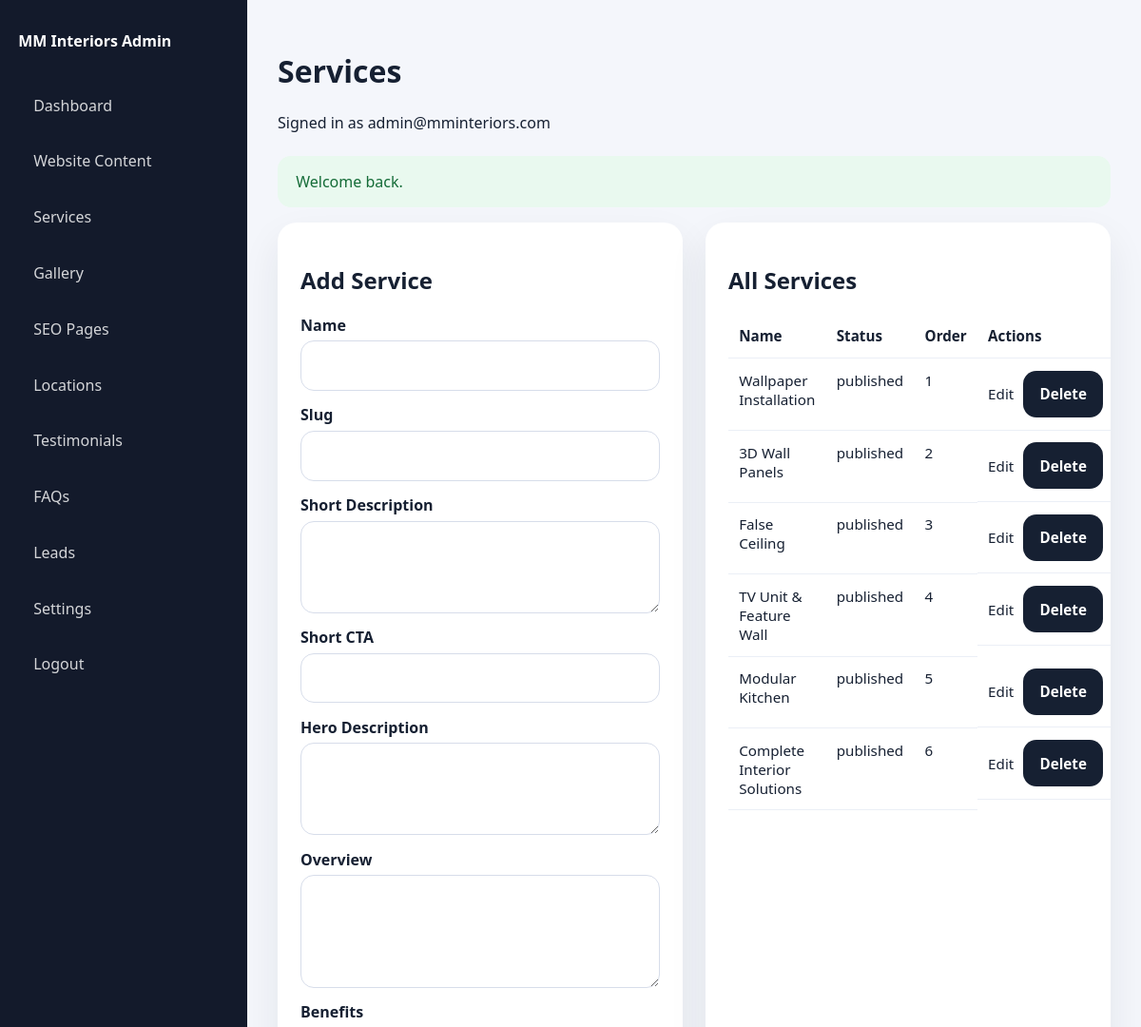
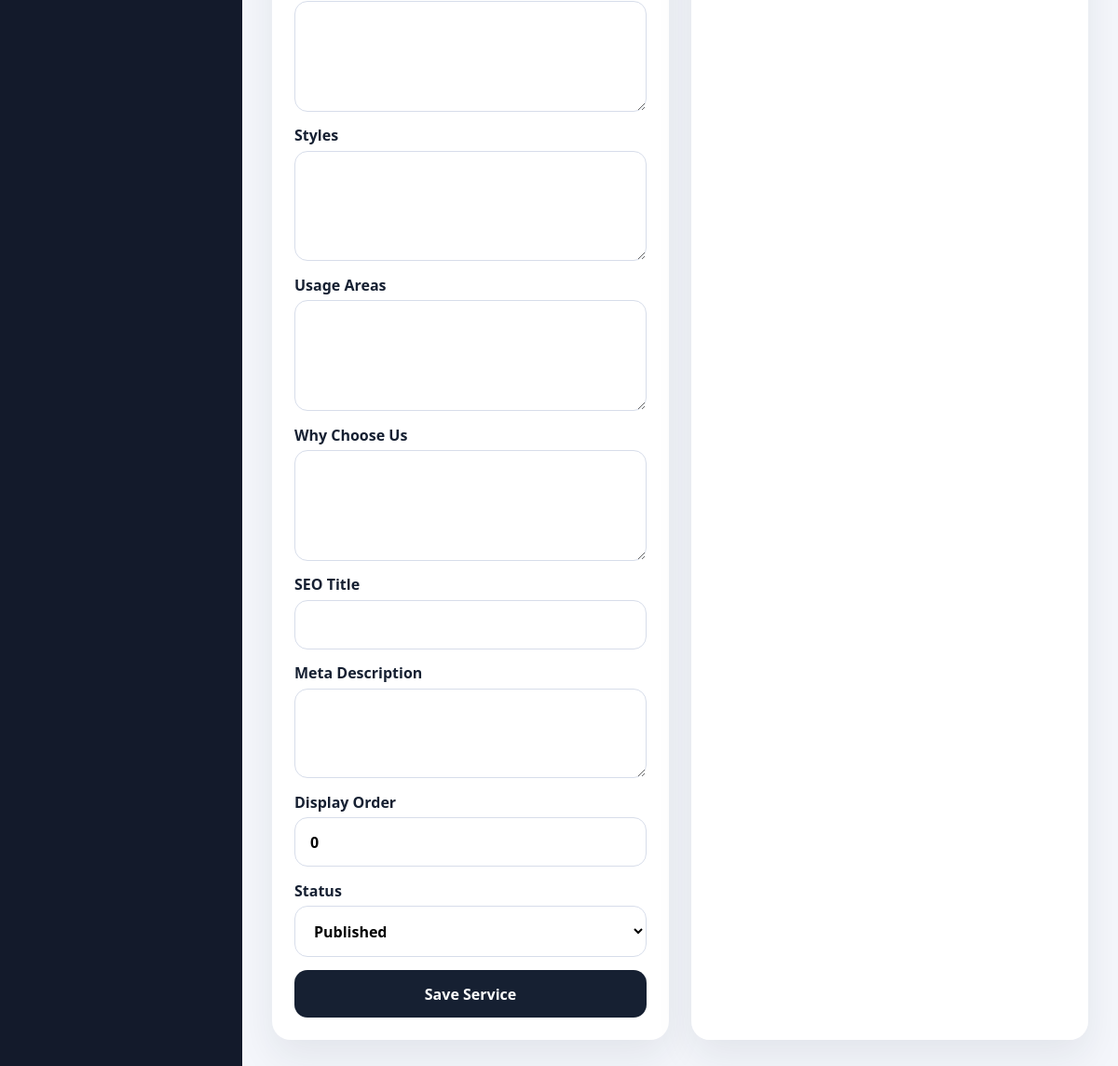
The app's page /admin/services.php (signed in) with its own data (2 pictures, top to bottom).
### tables this page shows
CREATE TABLE services (
  id INT UNSIGNED AUTO_INCREMENT PRIMARY KEY,
  name VARCHAR(190) NOT NULL,
  slug VARCHAR(190) NOT NULL UNIQUE,
  short_description TEXT NULL,
  short_cta VARCHAR(190) NULL,
  hero_description TEXT NULL,
  overview MEDIUMTEXT NULL,
  benefits MEDIUMTEXT NULL,
  styles MEDIUMTEXT NULL,
  usage_areas MEDIUMTEXT NULL,
  why_choose_us MEDIUMTEXT NULL,
  seo_title VARCHAR(255) NULL,
  meta_description TEXT NULL,
  status VARCHAR(20) NOT NULL DEFAULT 'draft',
  display_order INT NOT NULL DEFAULT 0,
  created_at DATETIME NOT NULL,
  updated_at DATETIME NOT NULL
);

### admin/bootstrap.php (called while the page is built, shortened)
<?php
function admin_render(string $view, array $data = [], string $title = 'Admin Panel'): void
{
    extract($data, EXTR_SKIP);
    require __DIR__ . '/../views/admin/' . $view . '.php';
    $content = ob_get_clean();
    require __DIR__ . '/../views/layouts/admin.php';
}

### admin/services.php (called while the page is built, shortened)
<?php
require_once __DIR__ . '/bootstrap.php';
$editItem = !empty($_GET['edit']) ? db_row('SELECT * FROM services WHERE id = ?', [(int) $_GET['edit']]) : null;
$items = db_all('SELECT * FROM services ORDER BY display_order, id');
admin_render('services', compact('items', 'editItem'), 'Services');

### includes/helpers.php (called while the page is built, shortened)
<?php
function e(?string $value): string
{
    return htmlspecialchars((string) $value, ENT_QUOTES, 'UTF-8');
}
function flash(string $key, ?string $message = null): ?string
{
    $value = $_SESSION['_flash'][$key] ?? null;
    return $value;
}
function db_row(string $sql, array $params = []): ?array
{
    $stmt = db()->prepare($sql);
    $stmt->execute($params);
    $row = $stmt->fetch();
    return $row ?: null;
}
function db_all(string $sql, array $params = []): array
{
    $stmt = db()->prepare($sql);
    $stmt->execute($params);
    return $stmt->fetchAll();
}

### config/database.php (called while the page is built, shortened)
<?php
function db(): PDO
{
    static $pdo = null;
    if ($pdo instanceof PDO) {
        return $pdo;
    }
    $dsn = sprintf('mysql:host=%s;dbname=%s;charset=utf8mb4', DB_HOST, DB_NAME);
    $pdo = new PDO($dsn, DB_USER, DB_PASS, [
        PDO::ATTR_ERRMODE => PDO::ERRMODE_EXCEPTION,
        PDO::ATTR_DEFAULT_FETCH_MODE => PDO::FETCH_ASSOC,
        PDO::ATTR_EMULATE_PREPARES => false,
    ]);
    return $pdo;
}

### includes/auth.php (called while the page is built, shortened)
<?php
function current_admin(): ?array
{
    return db_row('SELECT * FROM admins WHERE id = ?', [(int) $_SESSION['admin_id']]);
}

### views/admin/services.php (the view, shortened to what this page needs)
<section class="admin-grid two-columns">
    <div class="admin-panel">
        <h2><?= $editItem ? 'Edit Service' : 'Add Service'; ?></h2>
        <form method="post" class="admin-form">
            <label>Name<input type="text" name="name" value="<?= e($editItem['name'] ?? ''); ?>" required></label>
            <label>Slug<input type="text" name="slug" value="<?= e($editItem['slug'] ?? ''); ?>"></label>
            <label>Short Description<textarea name="short_description" rows="3"><?= e($editItem['short_description'] ?? ''); ?></textarea></label>
            <label>Short CTA<input type="text" name="short_cta" value="<?= e($editItem['short_cta'] ?? ''); ?>"></label>
            <label>Hero Description<textarea name="hero_description" rows="3"><?= e($editItem['hero_description'] ?? ''); ?></textarea></label>
            <label>Overview<textarea name="overview" rows="4"><?= e($editItem['overview'] ?? ''); ?></textarea></label>
            <label>Benefits<textarea name="benefits" rows="4"><?= e($editItem['benefits'] ?? ''); ?></textarea></label>
            <label>Styles<textarea name="styles" rows="4"><?= e($editItem['styles'] ?? ''); ?></textarea></label>
            <label>Usage Areas<textarea name="usage_areas" rows="4"><?= e($editItem['usage_areas'] ?? ''); ?></textarea></label>
            <label>Why Choose Us<textarea name="why_choose_us" rows="4"><?= e($editItem['why_choose_us'] ?? ''); ?></textarea></label>
            <label>SEO Title<input type="text" name="seo_title" value="<?= e($editItem['seo_title'] ?? ''); ?>"></label>
            <label>Meta Description<textarea name="meta_description" rows="3"><?= e($editItem['meta_description'] ?? ''); ?></textarea></label>
            <label>Display Order<input type="number" name="display_order" value="<?= e((string) ($editItem['display_order'] ?? 0)); ?>"></label>
            <label>Status<select name="status"><option value="published">Published</option><option value="draft"<?= (($editItem['status'] ?? '') === 'draft') ? ' selected' : ''; ?>>Draft</option></select></label>
            <button type="submit">Save Service</button>
        </form>
    </div>
    <div class="admin-panel">
        <h2>All Services</h2>
        <table class="admin-table">
            <thead><tr><th>Name</th><th>Status</th><th>Order</th><th>Actions</th></tr></thead>
            <tbody>
                <?php foreach ($items as $item): ?>
                    <tr>
                        <td><?= e($item['name']); ?></td>
                        <td><?= e($item['status']); ?></td>
                        <td><?= e((string) $item['display_order']); ?></td>
                        <td class="actions">
                            <a href="/admin/services.php?edit=<?= e((string) $item['id']); ?>">Edit</a>
                            <form method="post">
                                <button type="submit" onclick="return confirm('Delete this service?')">Delete</button>
                            </form>
                        </td>
                    </tr>
                <?php endforeach; ?>
            </tbody>
        </table>
    </div>
</section>

### views/layouts/admin.php (shortened to what this page needs)
<?php $admin = current_admin(); ?>
<!doctype html>
<html lang="en">
<head>
    <link rel="stylesheet" href="/assets/css/admin.css">
</head>
<body class="admin-body">
    <aside class="admin-sidebar">
        <div class="admin-brand">MM Interiors Admin</div>
        <nav>
            <a href="/admin/index.php">Dashboard</a>
            <a href="/admin/content.php">Website Content</a>
            <a href="/admin/services.php">Services</a>
            <a href="/admin/projects.php">Gallery</a>
            <a href="/admin/seo-pages.php">SEO Pages</a>
            <a href="/admin/locations.php">Locations</a>
            <a href="/admin/testimonials.php">Testimonials</a>
            <a href="/admin/faqs.php">FAQs</a>
            <a href="/admin/enquiries.php">Leads</a>
            <a href="/admin/settings.php">Settings</a>
            <a href="/admin/logout.php">Logout</a>
        </nav>
    </aside>
    <main class="admin-main">
        <header class="admin-header">
            <div>
                <h1><?= e($title ?? 'Admin Panel'); ?></h1>
                <p>Signed in as <?= e($admin['email'] ?? ''); ?></p>
            </div>
        </header>
        <?php if ($success = flash('success')): ?>
            <div class="notice success"><?= e($success); ?></div>
        <?php endif; ?>
        <?= $content; ?>
    </main>
</body>
</html>

### assets/css/admin.css (style rules this page uses)
* { box-sizing: border-box; }
body { margin: 0; font-family: "Segoe UI", Tahoma, Geneva, Verdana, sans-serif; background: #f4f6fb; color: #162032; }
a { color: inherit; text-decoration: none; }
.admin-body { display: grid; grid-template-columns: 260px 1fr; min-height: 100vh; }
.admin-sidebar { background: #131a2b; color: #fff; padding: 2rem 1.2rem; }
.admin-brand { font-weight: 800; margin-bottom: 2rem; }
.admin-sidebar nav { display: grid; gap: .6rem; }
.admin-sidebar a { padding: .85rem 1rem; border-radius: 14px; color: rgba(255,255,255,.82); }
.admin-main { padding: 2rem; }
.admin-header { margin-bottom: 1.5rem; }
.metric-card, .admin-panel, .login-card { background: #fff; border-radius: 20px; box-shadow: 0 18px 40px rgba(20,32,50,.08); }
.admin-grid { display:grid; gap: 1.5rem; }
.two-columns { grid-template-columns: 1fr 1fr; }
.admin-panel { padding: 1.5rem; overflow-x: auto; }
.admin-form { display:grid; gap: .9rem; }
.admin-form label { display:grid; gap:.35rem; font-weight:600; }
input, textarea, select, button { font: inherit; }
input, textarea, select { width:100%; border:1px solid #d7ddea; border-radius:14px; padding:.9rem 1rem; background:#fff; }
button { border: 0; border-radius: 14px; padding: .9rem 1.1rem; background: #162032; color: #fff; font-weight: 700; cursor: pointer; }
.admin-table { width:100%; border-collapse: collapse; font-size: .95rem; }
.admin-table th, .admin-table td { padding: .8rem .7rem; border-bottom:1px solid #ebeff6; vertical-align: top; text-align:left; }
.actions { display:flex; gap:.6rem; align-items:center; }
.actions form { margin:0; }
.notice { padding: 1rem 1.2rem; border-radius: 14px; margin-bottom: 1rem; }
.notice.success { background: #e9f9ef; color: #156c38; }

### records on screen
services: name "Wallpaper Installation", status "published", display_order "1"
services: name "3D Wall Panels", status "published", display_order "2"
services: name "False Ceiling", status "published", display_order "3"
services: name "TV Unit & Feature Wall", status "published", display_order "4"
services: name "Modular Kitchen", status "published", display_order "5"
services: name "Complete Interior Solutions", status "published", display_order "6"

### other values on screen
$title "Services"
$admin['email'] "admin@mminteriors.com"
$success "Welcome back."
